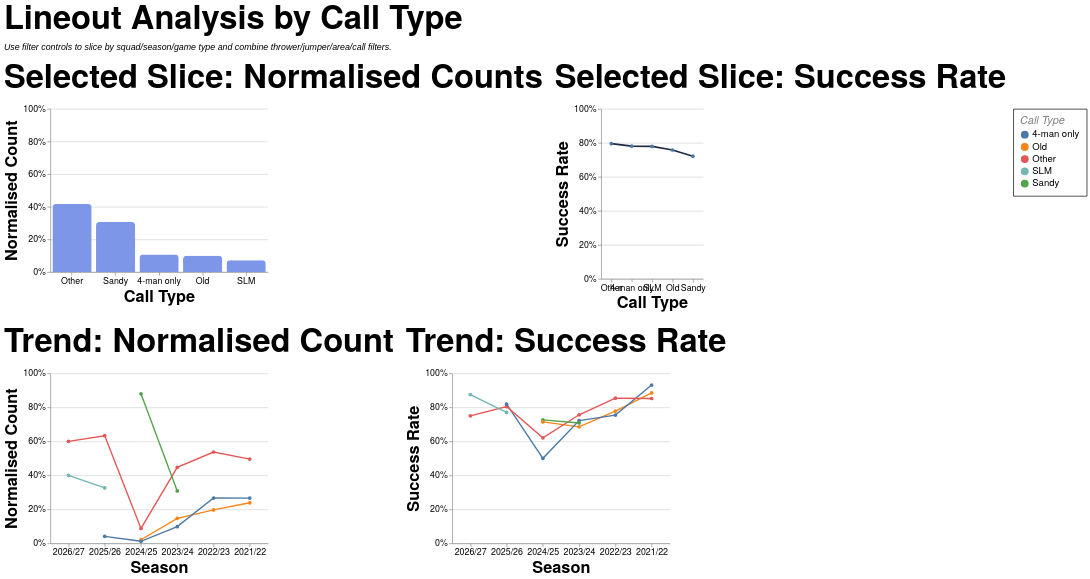

The Vega-Lite source for this figure:
### Vega-Lite specification from a JSON file in a GitHub repository (floating-point values rounded to 4 significant figures; data arrays with more than 128 entries replaced by an {"elided": "..."} marker saying what was removed)
{"config": {"axis": {"labelFont": "PT Sans Narrow, Helvetica Neue, Helvetica, Arial, sans-serif", "titleFont": "PT Sans Narrow, Helvetica Neue, Helvetica, Arial, sans-serif", "labelFontSize": 13, "titleFontSize": 24, "gridColor": "#202947", "gridOpacity": 0.2, "zindex": 1}, "text": {"font": "Lato, sans-serif"}, "bar": {"cornerRadiusEnd": 5}, "header": {"labelFont": "PT Sans Narrow, Helvetica Neue, Helvetica, Arial, sans-serif", "titleFont": "PT Sans Narrow, Helvetica Neue, Helvetica, Arial, sans-serif", "labelFontSize": 24, "titleFontSize": 28, "labelFontWeight": "bold", "orient": "left"}, "legend": {"labelFont": "PT Sans Narrow, Helvetica Neue, Helvetica, Arial, sans-serif", "titleFont": "PT Sans Narrow, Helvetica Neue, Helvetica, Arial, sans-serif", "labelFontSize": 14, "titleFontSize": 16, "titlePadding": 5, "fillColor": "white", "strokeColor": "black", "padding": 10, "titleFontWeight": "lighter", "titleFontStyle": "italic", "titleColor": "gray", "offset": 10}, "title": {"font": "PT Sans Narrow, Helvetica Neue, Helvetica, Arial, sans-serif", "fontSize": 48, "fontWeight": "bold", "anchor": "start", "align": "center", "titlePadding": 20, "subtitlePadding": 10, "subtitleFontSize": 13, "subtitleColor": "", "subtitleFontStyle": "italic", "offset": 15, "color": "black"}, "axisX": {"labelAngle": 0}, "facet": {"title": null, "header": null, "align": {"row": "each", "column": "each"}, "spacing": 10}, "resolve": {"scale": {"y": "independent", "facet": "independent"}}, "background": "transparent", "scale": {"offsetBandPaddingOuter": 0.2, "offsetBandPaddingInner": 0.1}, "view": {"stroke": null, "background": "transparent"}}, "vconcat": [{"hconcat": [{"mark": {"type": "bar", "color": "#7d96e8"}, "encoding": {"tooltip": [{"field": "call_type", "title": "Call Type", "type": "nominal"}, {"field": "attempts", "format": ",.0f", "title": "Lineouts", "type": "quantitative"}, {"field": "share", "format": ".1%", "title": "Normalised Count", "type": "quantitative"}], "x": {"field": "call_type", "sort": "-y", "title": "Call Type", "type": "nominal"}, "y": {"axis": {"format": "%"}, "field": "share", "scale": {"domain": [0, 1]}, "title": "Normalised Count", "type": "quantitative"}}, "height": 240, "title": "Selected Slice: Normalised Counts", "transform": [{"filter": "(loSquad == 'All' || datum.squad == loSquad) && (loGameType == 'All' || (loGameType == 'League + Cup' && (datum.game_type == 'League' || datum.game_type == 'Cup')) || (loGameType == 'League only' && datum.game_type == 'League') || datum.game_type == loGameType) && (loOpposition == 'All' || datum.opposition == loOpposition) && (loThrower == 'All' || datum.thrower == loThrower) && (loJumper == 'All' || datum.jumper == loJumper) && (loArea == 'All' || datum.area == loArea) && (loNumbers == 'All' || datum.numbers == loNumbers) && (loCall == 'All' || datum.call == loCall) && (loCallType == 'All' || datum.call_type == loCallType)"}, {"filter": "(loSeason == 'All' || datum.season == loSeason)"}, {"aggregate": [{"op": "count", "as": "attempts"}, {"op": "sum", "field": "won", "as": "won"}], "groupby": ["call_type"]}, {"joinaggregate": [{"op": "sum", "field": "attempts", "as": "total_attempts"}]}, {"calculate": "datum.attempts / datum.total_attempts", "as": "share"}, {"calculate": "datum.won / datum.attempts", "as": "success_rate"}], "width": 320}, {"mark": {"type": "line", "color": "#202946", "point": true, "strokeWidth": 2.5}, "encoding": {"tooltip": [{"field": "call_type", "title": "Call Type", "type": "nominal"}, {"field": "won", "format": ",.0f", "title": "Won", "type": "quantitative"}, {"field": "attempts", "format": ",.0f", "title": "Lineouts", "type": "quantitative"}, {"field": "success_rate", "format": ".1%", "title": "Success Rate", "type": "quantitative"}], "x": {"field": "call_type", "sort": "-y", "title": "Call Type", "type": "nominal"}, "y": {"axis": {"format": "%"}, "field": "success_rate", "scale": {"domain": [0, 1]}, "title": "Success Rate", "type": "quantitative"}}, "height": 250, "title": "Selected Slice: Success Rate", "transform": [{"filter": "(loSquad == 'All' || datum.squad == loSquad) && (loGameType == 'All' || (loGameType == 'League + Cup' && (datum.game_type == 'League' || datum.game_type == 'Cup')) || (loGameType == 'League only' && datum.game_type == 'League') || datum.game_type == loGameType) && (loOpposition == 'All' || datum.opposition == loOpposition) && (loThrower == 'All' || datum.thrower == loThrower) && (loJumper == 'All' || datum.jumper == loJumper) && (loArea == 'All' || datum.area == loArea) && (loNumbers == 'All' || datum.numbers == loNumbers) && (loCall == 'All' || datum.call == loCall) && (loCallType == 'All' || datum.call_type == loCallType)"}, {"filter": "(loSeason == 'All' || datum.season == loSeason)"}, {"aggregate": [{"op": "count", "as": "attempts"}, {"op": "sum", "field": "won", "as": "won"}], "groupby": ["call_type"]}, {"joinaggregate": [{"op": "sum", "field": "attempts", "as": "total_attempts"}]}, {"calculate": "datum.attempts / datum.total_attempts", "as": "share"}, {"calculate": "datum.won / datum.attempts", "as": "success_rate"}], "width": {"step": 30}}], "spacing": 16}, {"hconcat": [{"mark": {"type": "line", "point": true, "strokeWidth": 2}, "encoding": {"color": {"field": "call_type", "title": "Call Type", "type": "nominal"}, "tooltip": [{"field": "season", "title": "Season", "type": "nominal"}, {"field": "call_type", "title": "Call Type", "type": "nominal"}, {"field": "attempts", "format": ",.0f", "title": "Lineouts", "type": "quantitative"}, {"field": "norm_count", "format": ".1%", "title": "Normalised Count", "type": "quantitative"}], "x": {"field": "season", "sort": "-x", "title": "Season", "type": "nominal"}, "y": {"axis": {"format": "%"}, "field": "norm_count", "scale": {"domain": [0, 1]}, "title": "Normalised Count", "type": "quantitative"}}, "height": 250, "title": "Trend: Normalised Count", "transform": [{"filter": "(loSquad == 'All' || datum.squad == loSquad) && (loGameType == 'All' || (loGameType == 'League + Cup' && (datum.game_type == 'League' || datum.game_type == 'Cup')) || (loGameType == 'League only' && datum.game_type == 'League') || datum.game_type == loGameType) && (loOpposition == 'All' || datum.opposition == loOpposition) && (loThrower == 'All' || datum.thrower == loThrower) && (loJumper == 'All' || datum.jumper == loJumper) && (loArea == 'All' || datum.area == loArea) && (loNumbers == 'All' || datum.numbers == loNumbers) && (loCall == 'All' || datum.call == loCall) && (loCallType == 'All' || datum.call_type == loCallType)"}, {"aggregate": [{"op": "count", "as": "attempts"}, {"op": "sum", "field": "won", "as": "won"}], "groupby": ["season", "call_type"]}, {"joinaggregate": [{"op": "sum", "field": "attempts", "as": "season_attempts"}], "groupby": ["season"]}, {"calculate": "datum.attempts / datum.season_attempts", "as": "norm_count"}, {"calculate": "datum.won / datum.attempts", "as": "success_rate"}], "width": 320}, {"mark": {"type": "line", "point": true, "strokeWidth": 2}, "encoding": {"color": {"field": "call_type", "title": "Call Type", "type": "nominal"}, "tooltip": [{"field": "season", "title": "Season", "type": "nominal"}, {"field": "call_type", "title": "Call Type", "type": "nominal"}, {"field": "won", "format": ",.0f", "title": "Won", "type": "quantitative"}, {"field": "attempts", "format": ",.0f", "title": "Lineouts", "type": "quantitative"}, {"field": "success_rate", "format": ".1%", "title": "Success Rate", "type": "quantitative"}], "x": {"field": "season", "sort": "-x", "title": "Season", "type": "nominal"}, "y": {"axis": {"format": "%"}, "field": "success_rate", "scale": {"domain": [0, 1]}, "title": "Success Rate", "type": "quantitative"}}, "height": 250, "title": "Trend: Success Rate", "transform": [{"filter": "(loSquad == 'All' || datum.squad == loSquad) && (loGameType == 'All' || (loGameType == 'League + Cup' && (datum.game_type == 'League' || datum.game_type == 'Cup')) || (loGameType == 'League only' && datum.game_type == 'League') || datum.game_type == loGameType) && (loOpposition == 'All' || datum.opposition == loOpposition) && (loThrower == 'All' || datum.thrower == loThrower) && (loJumper == 'All' || datum.jumper == loJumper) && (loArea == 'All' || datum.area == loArea) && (loNumbers == 'All' || datum.numbers == loNumbers) && (loCall == 'All' || datum.call == loCall) && (loCallType == 'All' || datum.call_type == loCallType)"}, {"aggregate": [{"op": "count", "as": "attempts"}, {"op": "sum", "field": "won", "as": "won"}], "groupby": ["season", "call_type"]}, {"joinaggregate": [{"op": "sum", "field": "attempts", "as": "season_attempts"}], "groupby": ["season"]}, {"calculate": "datum.attempts / datum.season_attempts", "as": "norm_count"}, {"calculate": "datum.won / datum.attempts", "as": "success_rate"}], "width": 320}], "spacing": 16}], "data": {"name": "data-27e2b76d268da6db3c23f84555fc2fd9"}, "params": [{"name": "loSquad", "value": "All"}, {"name": "loSeason", "value": "All"}, {"name": "loGameType", "value": "All"}, {"name": "loOpposition", "value": "All"}, {"name": "loThrower", "value": "All"}, {"name": "loJumper", "value": "All"}, {"name": "loArea", "value": "All"}, {"name": "loNumbers", "value": "All"}, {"name": "loCall", "value": "All"}, {"name": "loCallType", "value": "All"}], "spacing": 22, "title": {"text": "Lineout Analysis by Call Type", "subtitle": "Use filter controls to slice by squad/season/game type and combine thrower/jumper/area/call filters."}, "$schema": "https://vega.github.io/schema/vega-lite/v5.20.1.json", "datasets": {"data-27e2b76d268da6db3c23f84555fc2fd9": {"elided": "1324 records"}}}
